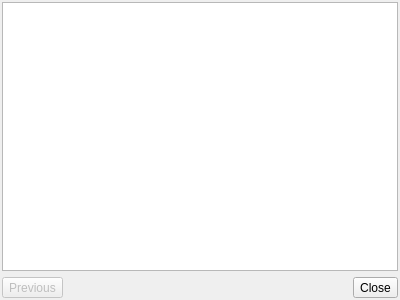
<?xml version="1.0" encoding="UTF-8"?>
<ui version="4.0">
 <class>SchemeExplorer</class>
 <widget class="QWidget" name="SchemeExplorer">
  <property name="geometry">
   <rect>
    <x>0</x>
    <y>0</y>
    <width>400</width>
    <height>300</height>
   </rect>
  </property>
  <property name="windowTitle">
   <string>Form</string>
  </property>
  <layout class="QGridLayout" name="gridLayout">
   <property name="margin">
    <number>2</number>
   </property>
   <item row="0" column="0" colspan="3">
    <widget class="QTableView" name="tableView">
     <property name="selectionMode">
      <enum>QAbstractItemView::SingleSelection</enum>
     </property>
     <property name="selectionBehavior">
      <enum>QAbstractItemView::SelectRows</enum>
     </property>
     <property name="showGrid">
      <bool>false</bool>
     </property>
     <property name="gridStyle">
      <enum>Qt::NoPen</enum>
     </property>
     <property name="wordWrap">
      <bool>false</bool>
     </property>
     <attribute name="horizontalHeaderVisible">
      <bool>true</bool>
     </attribute>
     <attribute name="horizontalHeaderDefaultSectionSize">
      <number>150</number>
     </attribute>
     <attribute name="horizontalHeaderMinimumSectionSize">
      <number>100</number>
     </attribute>
     <attribute name="verticalHeaderVisible">
      <bool>false</bool>
     </attribute>
     <attribute name="verticalHeaderDefaultSectionSize">
      <number>16</number>
     </attribute>
     <attribute name="verticalHeaderMinimumSectionSize">
      <number>16</number>
     </attribute>
    </widget>
   </item>
   <item row="1" column="0">
    <widget class="QToolButton" name="previousButton">
     <property name="enabled">
      <bool>false</bool>
     </property>
     <property name="text">
      <string>Previous</string>
     </property>
     <property name="icon">
      <iconset resource="resource.qrc">
       <normaloff>:/images/backward</normaloff>:/images/backward</iconset>
     </property>
     <property name="toolButtonStyle">
      <enum>Qt::ToolButtonTextBesideIcon</enum>
     </property>
    </widget>
   </item>
   <item row="1" column="1">
    <spacer name="horizontalSpacer">
     <property name="orientation">
      <enum>Qt::Horizontal</enum>
     </property>
     <property name="sizeHint" stdset="0">
      <size>
       <width>237</width>
       <height>20</height>
      </size>
     </property>
    </spacer>
   </item>
   <item row="1" column="2">
    <widget class="QToolButton" name="closeButton">
     <property name="text">
      <string>Close</string>
     </property>
     <property name="icon">
      <iconset resource="resource.qrc">
       <normaloff>:/images/close</normaloff>:/images/close</iconset>
     </property>
     <property name="toolButtonStyle">
      <enum>Qt::ToolButtonTextBesideIcon</enum>
     </property>
    </widget>
   </item>
  </layout>
 </widget>
 <resources>
  <include location="resource.qrc"/>
 </resources>
 <connections/>
</ui>
